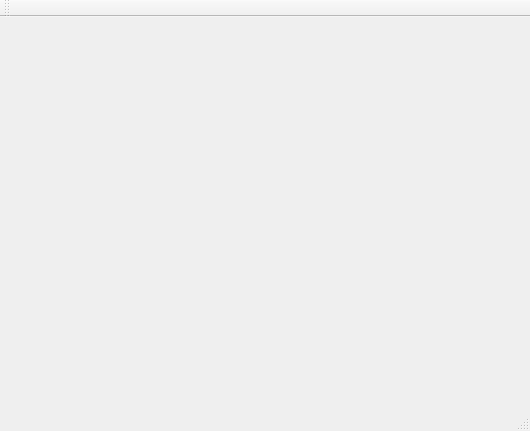
<?xml version="1.0" encoding="UTF-8"?>
<ui version="4.0">
 <class>MainWindow</class>
 <widget class="QMainWindow" name="MainWindow">
  <property name="geometry">
   <rect>
    <x>0</x>
    <y>0</y>
    <width>530</width>
    <height>431</height>
   </rect>
  </property>
  <property name="windowTitle">
   <string>MainWindow</string>
  </property>
  <widget class="QWidget" name="centralWidget"/>
  <widget class="QMenuBar" name="menuBar">
   <property name="geometry">
    <rect>
     <x>0</x>
     <y>0</y>
     <width>530</width>
     <height>21</height>
    </rect>
   </property>
  </widget>
  <widget class="QToolBar" name="mainToolBar">
   <attribute name="toolBarArea">
    <enum>TopToolBarArea</enum>
   </attribute>
   <attribute name="toolBarBreak">
    <bool>false</bool>
   </attribute>
  </widget>
  <widget class="QStatusBar" name="statusBar"/>
 </widget>
 <layoutdefault spacing="6" margin="11"/>
 <resources/>
 <connections/>
</ui>
